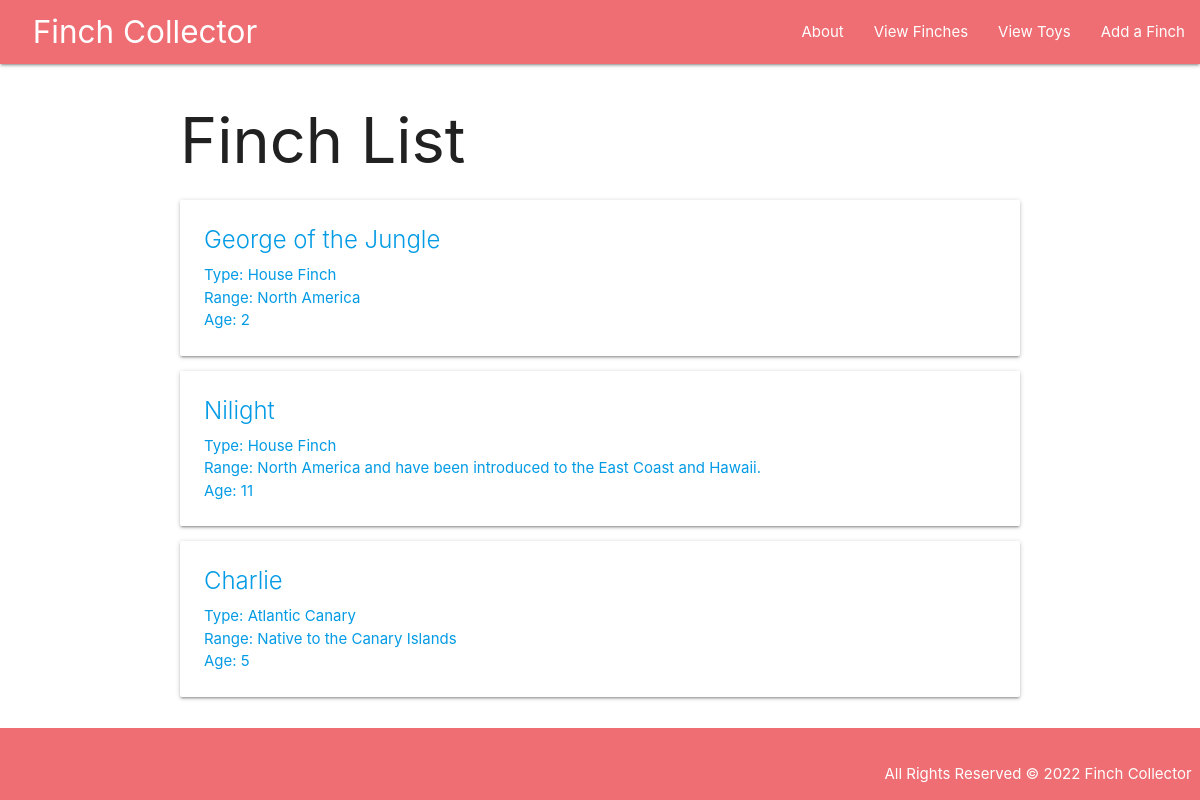
The page /finches/ on the database as committed earlier.
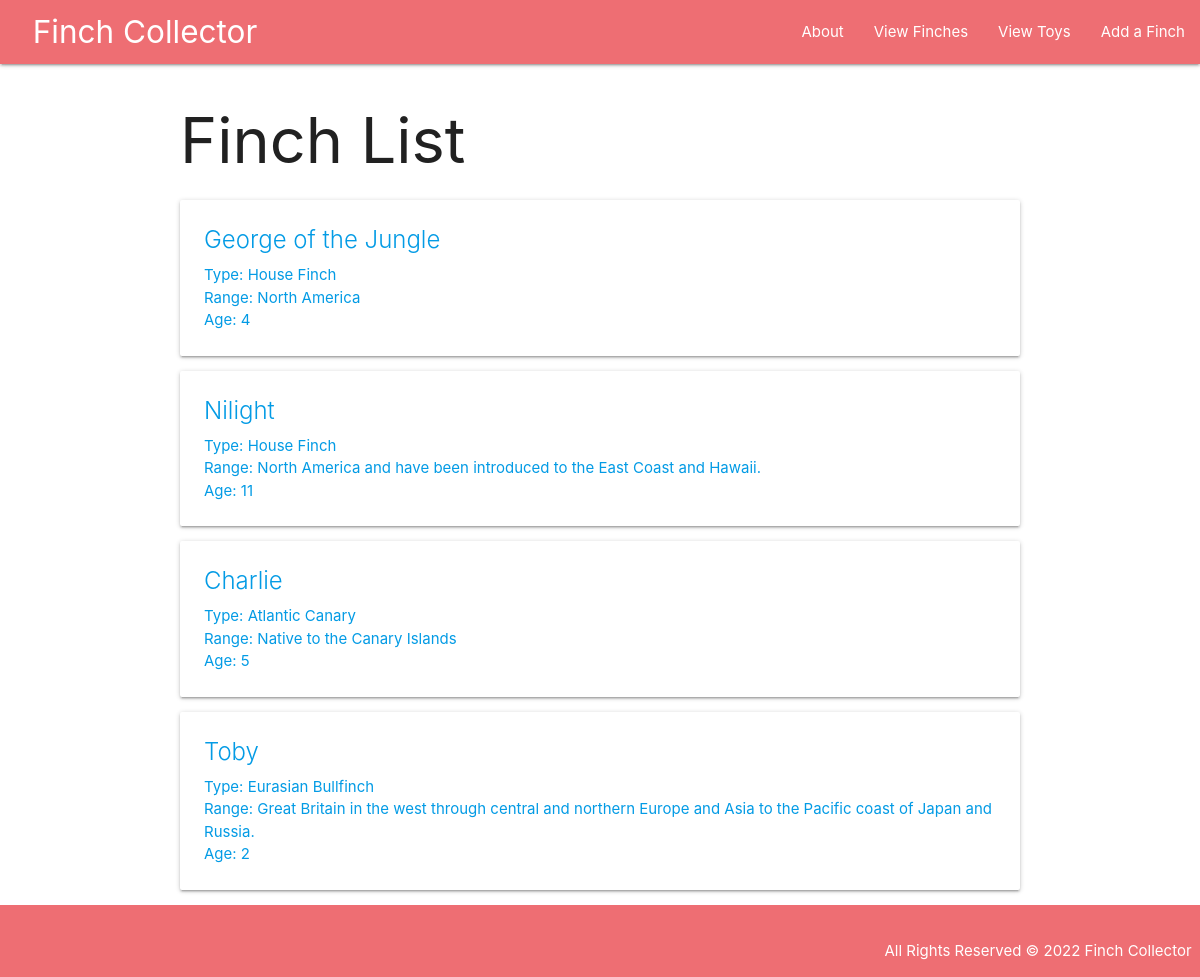
The same page on the database as committed later.
### main_app/models.py (models this page shows, shortened)
class Finch(models.Model):
  name = models.CharField(max_length=100)
  type = models.CharField(max_length=100)
  region = models.TextField(max_length=250)
  age = models.IntegerField()

### main_app/views.py (the view)
# urls.py: path('finches/', views.finches_index, name='index'),
def finches_index(request):
  finches = Finch.objects.all()
  return render(request, 'finches/index.html', { 'finches' : finches, 'page_name': 'Finches' })

### main_app/templates/finches/index.html
{% extends 'base.html' %}
{% block content %}
  <h1>Finch List</h1>
  {% for finch in finches %}
    <div class="card">
      <a href="{% url 'details' finch.id %}">
        <div class="card-content">
          <span class="card-title">{{ finch.name }}</span>
          <p>Type: {{ finch.type }}</p>
          <p>Range: {{ finch.region }}</p>
          <p>Age: {{ finch.age }}</p>
        </div>
      </a>
    </div>
  {% endfor %}
{% endblock %}

Rows that differ between the two databases and show on the page:
changed Finch "George of the Jungle": age "2" → "4"
added Finch: name "Toby", type "Eurasian Bullfinch", region "Great Britain in the west through central and northern Europe and Asia to the Pacific coast of Japan and Russia.", age "2"
